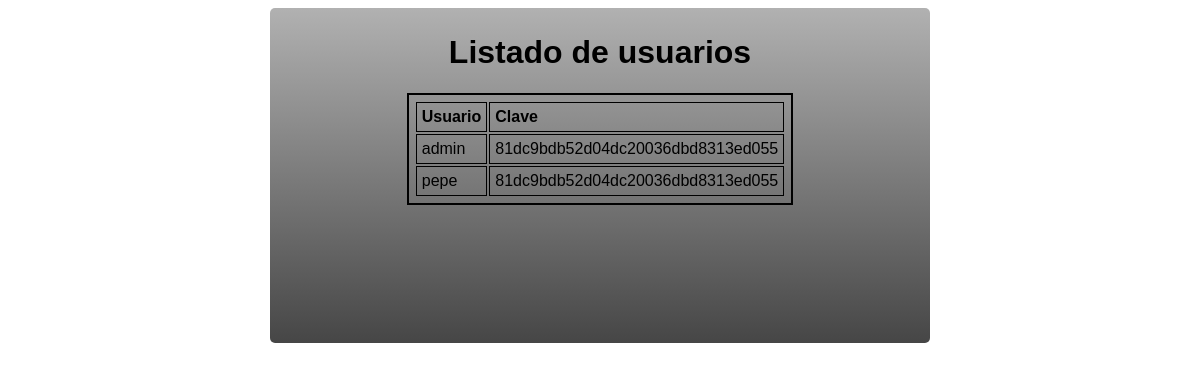
The page /Codigo/Index.php on the database its author committed.
### tables this page shows
CREATE TABLE `usuarios` (
  `usunombre` varchar(20) NOT NULL,
  `usuclave` varchar(32) NOT NULL,
  PRIMARY KEY (`usunombre`)
);

### Codigo/Index.php (the view, shortened to what this page needs)
<!DOCTYPE html>
<html lang="en">
<head>
    <link rel="stylesheet" href="style.css">
</head>
<body>
<div class="contenedor">
<header>
    <h1>Listado de usuarios</h1>
</header>
<?php
$conexion = new mysqli("127.0.0.1", "debianDB", "debianDB", "ProyectoIESLQ",3306);
$consulta = "SELECT * FROM usuarios";
if (!$resultado = $conexion->query($consulta)) {
    echo "Lo sentimos, no se pudo realizar la consulta.";
    exit;
}
echo "<table><tr><th>Usuario</th><th>Clave</th></tr>";
while ($array_registro = $resultado->fetch_assoc()) {
    echo "<tr><td>".$array_registro['usunombre']."</td><td>".$array_registro['usuclave']."</td></tr>";
}
echo "</table>";
?>
</div>
</body>
</html>

### Codigo/style.css (style rules this page uses)
.contenedor { margin: auto; max-width: 650px; min-height: 325px; padding:5px; border-radius: 5px; text-align: center; font-family: sans-serif; background: linear-gradient( 0deg, #464646, #b1b1b1); }
table { text-align: left; padding: 5px; border: solid 2px black; margin: 0 auto; }
td, th { border: 1px solid black; padding: 5px; }

### rows shown on the page
usuarios: usunombre "admin", usuclave "81dc9bdb52d04dc20036dbd8313ed055"
usuarios: usunombre "pepe", usuclave "81dc9bdb52d04dc20036dbd8313ed055"
